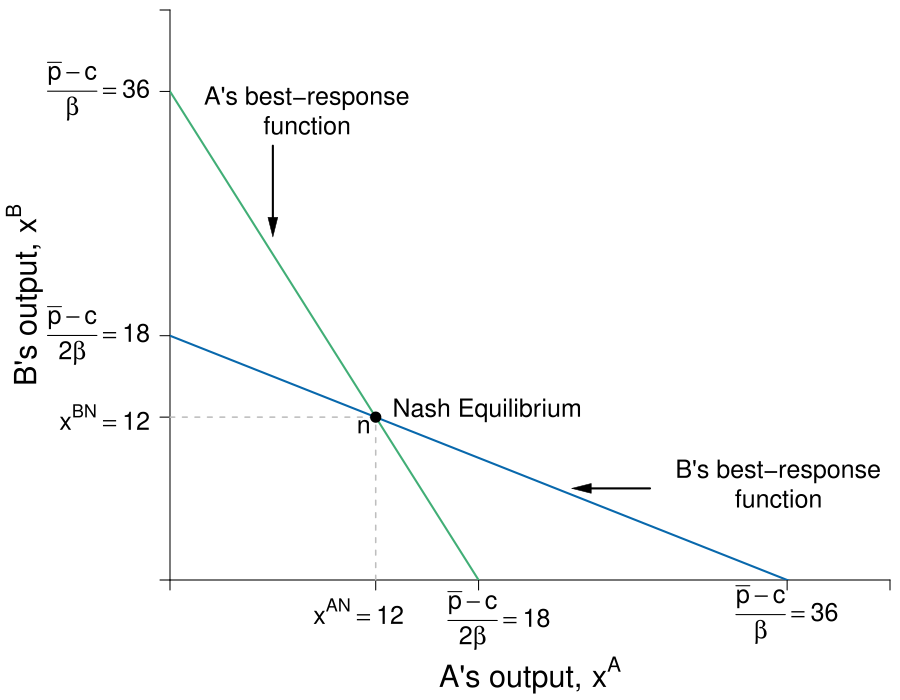

Reproduce this figure in R.
require(shape)
pdf(file = "competitionmarkets/cournot_brfs.pdf", width = 9, height = 7)

#Set parameters for graphics
axislabelsize <- 1.8
labelsize <- 1.5
namesize <- 1.8
annotatesize <- 1.5
graphlinewidth <- 2
segmentlinewidth <- 1.5

COL <- c("#7fc97f", "#beaed4", "#fdc086", "#ffff99", "#386cb0", "#f0027f", "#bf5b17", "#666666")
COLA <- c("#e0f3db", "#99d8c9","#66c2a4","#41ae76", "#238b45", "#005824")
COLB <- c("#c6dbef", "#4eb3d3", "#2b8cbe", "#0868ac","#084081")

par(mar =  c(6, 7, 0.5, 0.5))

piA <- function(xa, xb, s = 0.5, pmax = 20, c1 = 2) {
  (pmax - s*xb)*xa - s*(xa)^2 - c1*xa
}

piB <- function(xa, xb, s = 0.5, pmax = 20, c1 = 2) {
  (pmax - s*xa)*xb - s*(xb)^2 - c1*xb
}

brfB <- function(xa, s = 0.5, pmax = 20, c1 = 2) {
 (pmax - c1)/(2*s) - (1/2)*xa
}

brfA <- function(xa, s = 0.5, pmax = 20, c1 = 2) {
  (pmax - c1)/s - 2*xa
}


xlims <- c(0, 42)
ylims <- c(0, 42)

npts <- 501 
x <- seq(xlims[1], xlims[2], length.out = npts)
y <- seq(ylims[1], ylims[2], length.out = npts) 
a <- c(46.08, 55, 64)
b <- c(46.08, 55, 64)


plot(0, 0, xlim = xlims, ylim = ylims, type = "n",
     xlab = expression(paste("")),
     ylab = expression(paste("")), 
     xaxt = "n", 
     yaxt = "n", 
     cex.lab = axislabelsize, 
     bty = "n",
     xaxs = "i", 
     yaxs = "i")


ticksy <- c(0, 12, 18, 36, ylims[2])
ylabels <- c(NA, expression(paste(x^{BN})), expression(paste( frac(bar(p) - c,2*beta) )), expression(paste( frac(bar(p) - c,beta) )), NA)
ticksx <- c(0, 12, 18, 36, xlims[2])
#xlabels <- c(NA, expression(paste(x^{AN} == 12)), expression(paste(frac(bar(p) - c[1],2*beta) == 18)), expression(paste( frac(bar(p) - c[1],beta) ==36 )), NA)
xlabelsnum <- c(NA, NA, NA, expression(paste( frac(bar(p) - c,beta) ==36 )), NA)

text(11, -2.3, expression(paste(x^{AN} == 12)),xpd = TRUE, cex = labelsize)
text(19.2, -3, expression(paste(frac(bar(p) - c,2*beta) == 18)),xpd = TRUE, cex = labelsize)


axis(1, at = ticksx, pos = 0, labels = FALSE)

text(x = c(0, 12, 18, 36, xlims[2]), par("usr")[3] - 0.4, labels = xlabelsnum, srt = 0, pos = 1, xpd = TRUE, cex = labelsize)

axis(2, at = ticksy, pos = 0, labels = ylabels, las = 1, cex.axis = labelsize)

npts <- 500 
xx1 <- seq(xlims[1], xlims[2], length.out = npts)

lines(xx1, brfA(xx1, s = 0.5, pmax = 20, c1 = 2), col = COLA[4], lwd = graphlinewidth)
lines(xx1, brfB(xx1, s = 0.5, pmax = 20, c1 = 2), col = COLB[4], lwd = graphlinewidth)

segments(0, 12, 12, 12, lty = 2, col = "gray" , lwd = segmentlinewidth)
segments(12, 0, 12, 12, lty = 2, col = "gray" , lwd = segmentlinewidth)

text(0.5*(xlims[2]), -7, expression(paste("A's output, ", x^A)), xpd = TRUE, cex = axislabelsize) 
text(-6, 0.5*ylims[2], expression(paste("B's output, ", x^B)), xpd = TRUE, cex = axislabelsize, srt = 90) 



#Label point i. 
points(12, 12, pch = 16, col = "black", cex = 1.5)
text(18.5, 12.5, expression(paste("Nash Equilibrium")), cex = annotatesize)
text(11.3, 11.3, expression(paste("n")), cex = labelsize)


#B's brf
text(35.5, 8, expression(paste("B's best-response")), cex = annotatesize)
text(35.5, 6, expression(paste("function")), cex = annotatesize)
Arrows(28, 6.75, 24, 6.75, col = "black", lty = 1, lwd = 2, arr.type = "triangle", arr.lwd = 0.5)

#A's brf
text(8, 35.5, expression(paste("A's best-response")), cex = annotatesize)
text(8, 33.5, expression(paste("function")), cex = annotatesize)
Arrows(6, 32, 6, 26, col = "black", lty = 1, lwd = 2, arr.type = "triangle", arr.lwd = 0.5)



dev.off()
